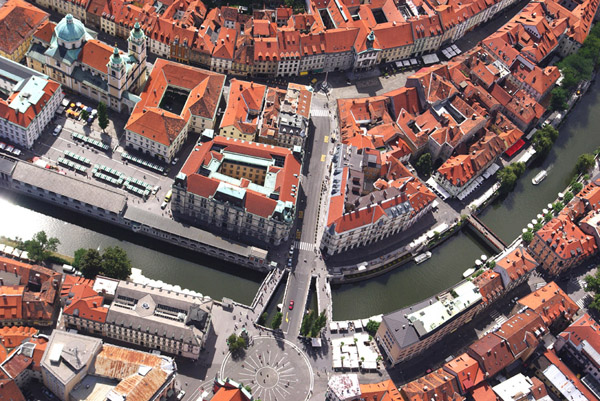
#> input picture python/notebook/Vaja03_Osnovna_obdelava_slik/data/slika.JPG, 600 x 401 px
$ jupyter execute --allow-errors Vaja03-vaja.ipynb   (shell and % lines are left out)
#> lines starting #> are read from the running program, lines starting #| are printed output that depends on the picture
### python/notebook/Vaja03_Osnovna_obdelava_slik/rvlib.py
# -*- coding: utf-8 -*-
"""
Created on Mon Mar 16 08:47:50 2015

@author: Žiga Špiclin

RVLIB: knjižnica funkcij iz laboratorijskih vaj
       pri predmetu Robotski vid
"""
import numpy as np
import PIL.Image as im
import matplotlib.pyplot as plt
import matplotlib.cm as cm # uvozi barvne lestvice

# [25 lines left out: function loadImageRaw, not called in this run]


def showImage(iImage, iTitle=''):
    '''
    Prikaže sliko iImage in jo naslovi z iTitle

    Parameters
    ----------
    iImage : numpy.ndarray
        Vhodna slika
    iTitle : str
        Naslov za sliko

    Returns
    ---------
    Nothing


    '''
    plt.figure() # odpri novo prikazno okno

    if iImage.ndim == 3 and iImage.shape[0] == 3:
        iImage = np.transpose(iImage,[1,2,0])

    plt.imshow(iImage, cmap = cm.Greys_r) # prikazi sliko v novem oknu
    plt.suptitle(iTitle) # nastavi naslov slike
    plt.xlabel('x')
    plt.ylabel('y')


# [266 lines left out: functions saveImageRaw, loadImage, saveImage, drawLine, colorToGray, computeHistogram and 3 more, not called in this run]

### python/notebook/Vaja03_Osnovna_obdelava_slik/Vaja03-vaja.ipynb
Before you turn this problem in, make sure everything runs as expected. First, **restart the kernel** (in the menubar, select Kernel$\rightarrow$Restart) and then **run all cells** (in the menubar, select Cell$\rightarrow$Run All).

Make sure you fill in any place that says `YOUR CODE HERE` or "YOUR ANSWER HERE", as well as your name and collaborators below:

[cell 1]
NAME = ""
COLLABORATORS = ""

---

# Vaja 3: Osnovna obdelava slik
## Navodila
Vaja je namenjena spoznavanju in razumevanju osnovnih postopkov za obdelavo slik kot so filtriranje,
glajenje in ostrenje ter interpolacija in decimacija slik.

### Konvolucija
Filtriranje slike lahko izvedemo s postopkom 2D diskretne konvolucije med podano sliko $g(x, y)$
in konvolucijskim jedrom $k(u, v)$ velikosti $U \times V$:

$$f(x, y) = \sum_{-U/2}^{U/2} \sum_{-V/2}^{V/2} k(u, v) g(x - u, y - u),$$

kjer je $f(x, y)$ izhodna slika. Na področju, kjer slika $g(x, y)$ ni definirana v skladu z definicijo konvolucije
predpostavimo sivinsko vrednost 0. V Pythonu je 2D diskretno konvolucijo mogoče izračunati s štirimi
vgnezdenimi for zankami. Zunanji dve zanki uporabimo za naslavljanje slikovnih elementov slike $g(x, y)$,
notranji dve zanki pa za naslavljanje konvolucijskega jedra $k(u, v)$. Konvolucijsko jedro $k(u, v)$ je definirano kot 2D matrika, središče jedra $k(0, 0) \leftrightarrow K$ pa v Pythonu ustreza indeksoma `floor(K.shape/2)`, kar
je potrebno upoštevati pri naslavljanju 2D matrike konvolucijskega jedra.

### Interpolacija
S postopkom interpolacije slik lahko priredimo sivinsko vrednost poljubni točki v slikovni ravnini. Na ta način lahko povečamo vzorčno frekvenco in s tem velikost slik ter tako navidezno zmanjšamo velikost slikovnih elementov. Glede na to, koliko sosednjih slikovnih elementov upoštevamo pri izračunu sivinske vrednosti v podani točki, delimo način interpolacije slik na:

1. ničti red ali interpolacija najbližjega soseda -- upoštevamo le najbližji slikovni element,
2. prvi red ali (bi)linearna interpolacija -- upoštevamo le štiri sosednje slikovne elemente,
3. višji red, npr. (bi)kubična interpolacija (drugi red), ki upošteva 16 sosednjih slikovnih elementov.

|  |
|:--:|
| **Bilinearna interpolacija** |

Računska zahtevnost interpolacijskih postopkov 2D slik v grobem raste s kvadratom reda interpolacije, kar pomeni, da je bikubična interpolacija (drugi red) približno štiri krat bolj zahtevna oziroma počasnejša od bilinearne interpolacije (prvi red). Naštete interpolacijske postopke je mogoče posplošiti, tako da delujejo tudi za večrazsežne slike.

S postopkom decimacije slik zmanjšamo vzorčno frekvenco ter s tem velikost slik. Skladno z Nyquistovim vzorčnim teoremom je pred postopkom decimacije potrebno sliko filtrirati z nizko prepustnim sitom in na ta način odstraniti visoko frekvenčno informacijo. Pri decimaciji se pogosto uporablja piramidna shema, kjer se vzorčna frekvenca izvirne slike zaporedoma zmanjšuje s celoštevilsko vrednostjo, običajno dva.

Pri vaji boste napisali funkcije za filtriranje slik z 2D konvolucijo in preizkusili delovanje z različnimi jedri za namen glajenja in ostrenja sivinskih in barvnih slik. Funkcije za interpolacijo in decimacijo slik boste uporabili za povečavo oziroma pomanjšavo sivinskih in barvnih slik.

|  |
| :---: |
| **Gaussova funkcija pri različnih vrednostih parametra $\sigma$** |

|  |
| :---: |
| **Ostrenje slike z uporabo Laplaceovega jedra** |

|  |
| :---: |
| **Interpolacija in decimacija barvnih slik** |

## Naloge
1. Napišite funkcijo, ki izračuna 2D diskretno konvolucijo med vhodno sivinsko sliko `iImage` in konvolucijskim jedrom `iKernel`:
```python
    def discreteConvolution2D( iImage, iKernel ):
        return oImage
```
kjer je `oImage` izhodna sivinska slika. Preizkusite delovanje funkcije 2D diskretne konvolucije in preverite njen vpliv na vhodno sivinsko sliko, tako da uporabite konvolucijsko jedro
`iKernel = numpy.ones([k,k])/k**2`
za različne vrednosti $k = 2n + 1; n = 1, 2, 3, \ldots$

[cell 2]
import numpy as np
import matplotlib.pyplot as plt
import rvlib
import PIL.Image as Image

def limitRange(iImage, outputType):
    if outputType.kind in ('u', 'i'):
        max_val = np.iinfo(outputType).max
        min_val = np.iinfo(outputType).min
        iImage[iImage < min_val] = min_val
        iImage[iImage > max_val] = max_val
    return iImage.astype(outputType)

[cell 3]
def discreteConvolution2D(iImage, iKernel):
    iImage = np.asarray(iImage)
    iKernel = np.asarray(iKernel)
    oImage = np.zeros_like(iImage)
    oImage = np.array(oImage, dtype = 'float')
    dy, dx = iImage.shape
    dv, du = iKernel.shape
    for y in range(dy):
        for x in range(dx):
            for v in range(dv):
                for u in range(du):
                    tx = x - u + du//2
                    ty = y - v + dv//2#celostevilsko del.
                    if tx >= 0 and tx < dx and ty >= 0 and ty < dy:
                        oImage[y, x] = oImage[y, x] + float(iImage[ty, tx]) * float(iKernel[v, u])
    return limitRange(oImage, iImage.dtype)

[cell 4]
slika = Image.open("data/slika.JPG").convert('L')
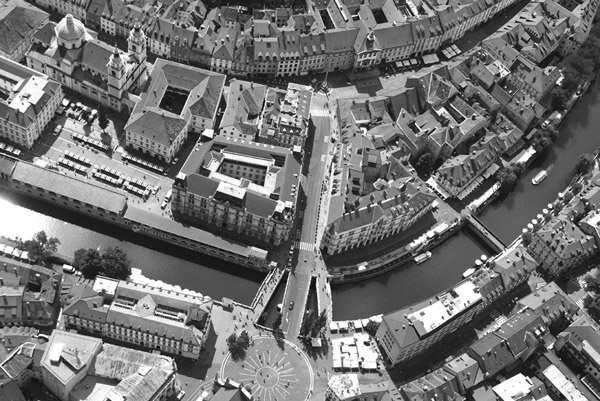
#> slika: PIL image 600x401 L; min 2, max 255, mean 115
slika = np.array(slika)
rvlib.showImage(slika)
#plt.imshow(slika)

[cell 5]
import time
n = 2
k = 2*n + 1
kernel = np.ones([k, k])/k**2
#t_start = time.clock()
slika_con = discreteConvolution2D(slika, kernel)
#> after the loop in discreteConvolution2D, `for y in range(dy):`:
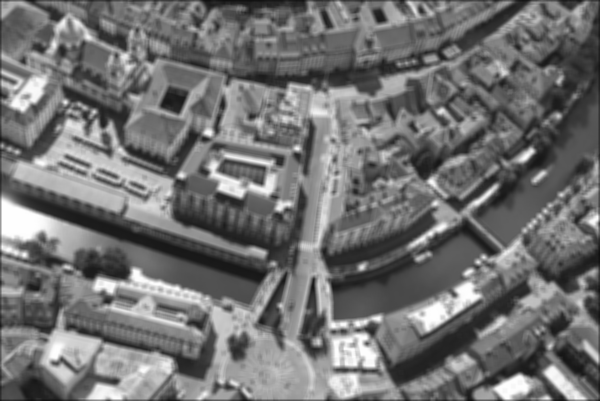
#> oImage: shape (401, 600) float64; min 15.28, max 255, mean 114.4
rvlib.showImage(slika_con)

[cell 6]
#glej scipy.ndimage
#convolve funkcija

2. Napišite funkcijo za interpolacijo ničtega reda, ki vzorči vhodno 2D sivinsko sliko iImage:
```python
    def interpolate0Image2D( iImage, iCoorX, iCoorY ):
        return oImage
```
kjer so `iCoorX` in `iCoorY` vzorčne koordinate v prostoru vhodne slike `iImage`, v katerih želimo izračunati sivinsko vrednost. Izračunane sivinske vrednosti predstavljajo sivinske vrednosti izhodne slike `oImage`. Interpolacija ničtega reda priredi sivinsko vrednost v točki $(x, y)$ enako sivinski vrednosti najbližje točke na diskretni vzorčni mreži. Pri iskanju najbližje točke v diskretni mreži si pomagajte z Python funkcijo `numpy.floor()`, za definicijo vzorčnih točk pa uporabite funkcijo `numpy.meshgrid(..., indexing='xy')`. Preizkusite delovanje funkcije na podsliki sivinske slike med ogliščema $(260, 210)$ in $(360, 280)$ tako, da podsliko prevzorčite s trikrat bolj gosto vzorčno mrežo, kot je mreža originalne sivinske slike.

[cell 7]
def interpolate0Image2D( iImage, iCoorX, iCoorY ):
    iImage = np.asarray(iImage)
    iCoorX = np.asarray(iCoorX, dtype = 'float')
    iCoorY = np.asarray(iCoorY, dtype = 'float')
    dy, dx = iImage.shape

    #z enim indeksom dobis obe kordinati slike
    if np.size(iCoorX) != np.size(iCoorY):
        #stevilo x in y koordinat je razlicnpo
        iCoorX, iCoorY = np.meshgrid(iCoorX, iCoorY, indexing='xy')

    oShape = iCoorX.shape
    #VZAMEMO NAJBLIZJI PIKSL
    iCoorX = np.round(iCoorX).flatten().astype('int')
    iCoorY = np.round(iCoorY).flatten().astype('int')
    oImage = np.zeros(oShape, dtype = iImage.dtype).flatten()
    #sploscimo zato da gremo z enim indeksom cez array

    for idx in range(oImage.size):
        tx = iCoorX[idx]
        ty = iCoorY[idx]
        if tx>=0 and tx<dx and ty>=0 and ty<dy:
            oImage[idx] = iImage[ty, tx]

    return np.reshape(oImage, oShape)

[cell 8]
slika = Image.open("data/slika.JPG").convert('L')
slika = np.array(slika)[210:280, 260:360]
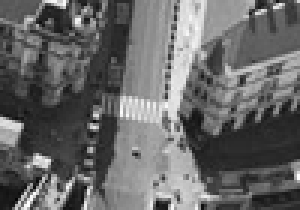
#> slika: shape (70, 100) (shown 3 times larger); min 4, max 254, mean 103.4

dy, dx = slika.shape
#> dy = 70; dx = 100
#> (the rest of this cell did not finish here and is left out)

3. Napišite funkcijo za interpolacijo prvega reda, ki prevzorči vhodno 2D sivinsko sliko iImage:
```python
    def interpolate1Image2D( iImage, iCoorX, iCoorY ):
        return oImage
```
kjer so `iCoorX` in `iCoorY` vzorčne koordinate v prostoru vhodne slike iImage, v katerih želimo izračunati sivinsko vrednost. Izračunane sivinske vrednosti predstavljajo sivinske vrednosti izhodne slike `oImage`. Interpolacija prvega reda priredi sivinsko vrednost v točki $(x, y)$ enako linearno uteženi vsoti sivinskih vrednosti sosednjih štirih točk na diskretni vzorčni mreži (glej opis bilinearne interpolacije). Pri iskanju izhodiščne leve gornje točke v diskretni mreži si pomagajte s funkcijo `numpy.floor()`. Preizkusite delovanje funkcije na podsliki sivinske slike med ogliščema $(260, 210)$ in $(360, 280)$ tako, da podsliko prevzorčite s trikrat bolj gosto vzorčno mrežo, kot je mreža originalne sivinske slike.

[cell 9]
#bilinearna interpolacija
def interpolate1Image2D( iImage, iCoorX, iCoorY ):
    iImage = np.asarray(iImage)
    iCoorX = np.asarray(iCoorX, dtype = 'float')
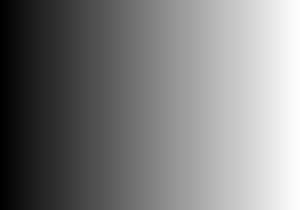
#> iCoorX: shape (210, 300) float64; min 0, max 99.67, mean 49.8; drawn with min black and max white
    iCoorY = np.asarray(iCoorY, dtype = 'float')
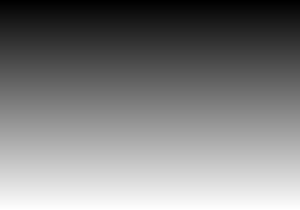
#> iCoorY: shape (210, 300) float64; min 0, max 69.67, mean 34.8; drawn with min black and max white
    dy, dx = iImage.shape
#> dy = 70; dx = 100

    if np.size(iCoorX) != np.size(iCoorY):
        iCoorX, iCoorY = np.meshgrid(iCoorX, iCoorY, indexing='xy')

    oShape = iCoorX.shape
#> oShape = (210, 300)
    iCoorX = iCoorX.flatten()
    iCoorY = iCoorY.flatten()

    oImage = np.zeros(oShape, dtype ='float')

    for idx in range(oImage.size):
        lx = int(np.floor(iCoorX[idx]))
        ly = int(np.floor(iCoorY[idx]))
        sx = iCoorY[idx] - lx
        sy = iCoorX[idx] - ly
        if lx >= 0 and lx < (dx-1) and ly >= 0 and ly < (dy - 1):
            #utezi
            a = (1-sx)*(1-sy)
            b = sx*(1-sy)
            c = (1 - sx)*sy
            d = sx*sy
            #ploscine
            oImage[idx] = a*iImage[ly, lx] + \
                        b*iImage[ly, lx+1] + \
                        c*iImage[ly+1,lx] + \
                        d*iImage[ly+1,lx+1]
#> this loop made 211 passes
#> (lx, sx, sy, a, b, c, d) on passes 1 to 12: (0, 0, 0, 1, 0, 0, 0), (0, 0, 0.333, 0.667, 0, 0.333, 0), (0, 0, 0.667, 0.333, 0, 0.667, 0), (1, -1, 1, 0, 0, 2, -1), (1, -1, 1.33, -0.667, 0.333, 2.67, -1.33), (1, -1, 1.67, -1.33, 0.667, 3.33, -1.67), (2, -2, 2, -3, 2, 6, -4), (2, -2, 2.33, -4, 2.67, 7, -4.67), (2, -2, 2.67, -5, 3.33, 8, -5.33), (3, -3, 3, -8, 6, 12, -9), (3, -3, 3.33, -9.33, 7, 13.33, -10), (3, -3, 3.67, -10.67, 8, 14.67, -11)
#> (lx, sx, sy, a, b) on pass 87: (28, -28, 28.67, -802.3, 774.7)
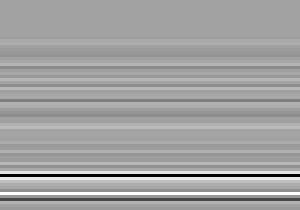
#> oImage: shape (210, 300) float64; min -281481, max 160510.3, mean -69.6; drawn with min black and max white
    oImage = limitRange(oImage, iImage.dtype)
    return np.reshape(oImage, oShape)

[cell 10]
slika = Image.open("data/slika.JPG").convert('L')
slika = np.array(slika)[210:280, 260:360]
dy, dx = slika.shape
iCoorX, iCoorY = np.meshgrid(np.arange(0, dx, 1/3), np.arange(0, dy, 1/3), sparse = False, indexing = 'xy')
#> (the rest of this cell did not finish here and is left out)

4. Napišite funkcijo za piramidno decimacijo sivinskih slik:
```python
    def decimateImage2D( iImage, iLevel ):
        return oImage
```
kjer je `iImage` vhodna sivinska slika, `iLevel` pa število zaporednih decimacij vhodne slike s faktorjem dva. Pred vsako decimacijo filtrirajte sliko z nizkoprepustnim sitom velikosti $3 \times 3$ (glej opis piramidne decimacije) s funkcijo `discreteConvolution2D()`. Funkcija naj vrne decimirano sivinsko sliko `oImage`. Preizkusite delovanje funkcije na sivinski sliki za vrednosti `iLevel = 1, 2, 3`.

[cell 11]
def decimateImage2D( iImage, iLevel ):
#> called with iLevel = 3
    iImage = np.asarray(iImage)
    iImageType = iImage.dtype
    iKernel = np.array(((1/16,1/8,1/16),(1/8,1/4,1/8),(1/16,1/8,1/16)))
    import scipy.ndimage as ni
    iImage = ni.convolve(iImage, iKernel, mode='nearest')
    iImage = iImage[::2,::2]
#> iImage: shape (201, 300)
    if iLevel <= 1:
        return np.array(iImage, dtype = iImageType)
    else:
        return decimateImage2D(iImage, iLevel - 1)
#> call 2 of decimateImage2D, with iLevel = 2
#> in decimateImage2D (call 2), `iImage = ni.convolve(iImage, iKernel, mode='nearest')`:
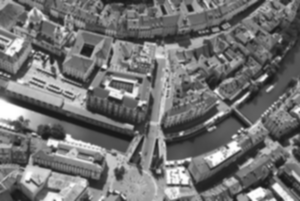
#> iImage: shape (201, 300); min 22, max 255, mean 114.1
#> in decimateImage2D (call 2), `iImage = iImage[::2,::2]`:
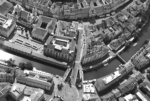
#> iImage: shape (101, 150); min 23, max 255, mean 114.2
#> call 3 of decimateImage2D, with iLevel = 1
#> in decimateImage2D (call 3), `iImage = ni.convolve(iImage, iKernel, mode='nearest')`:
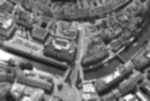
#> iImage: shape (101, 150); min 25, max 255, mean 113.7
#> in decimateImage2D (call 3), `iImage = iImage[::2,::2]`:
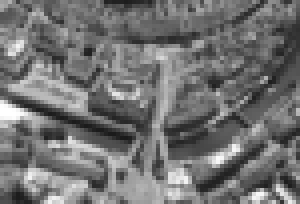
#> iImage: shape (51, 75) (shown 4 times larger); min 26, max 255, mean 113.8
        #rekurzija

[cell 12]
slika = Image.open("data/slika.JPG").convert('L')
slika = np.array(slika)
rvlib.showImage(slika)
slika_dec = decimateImage2D(slika, 3)
rvlib.showImage(slika_dec)
